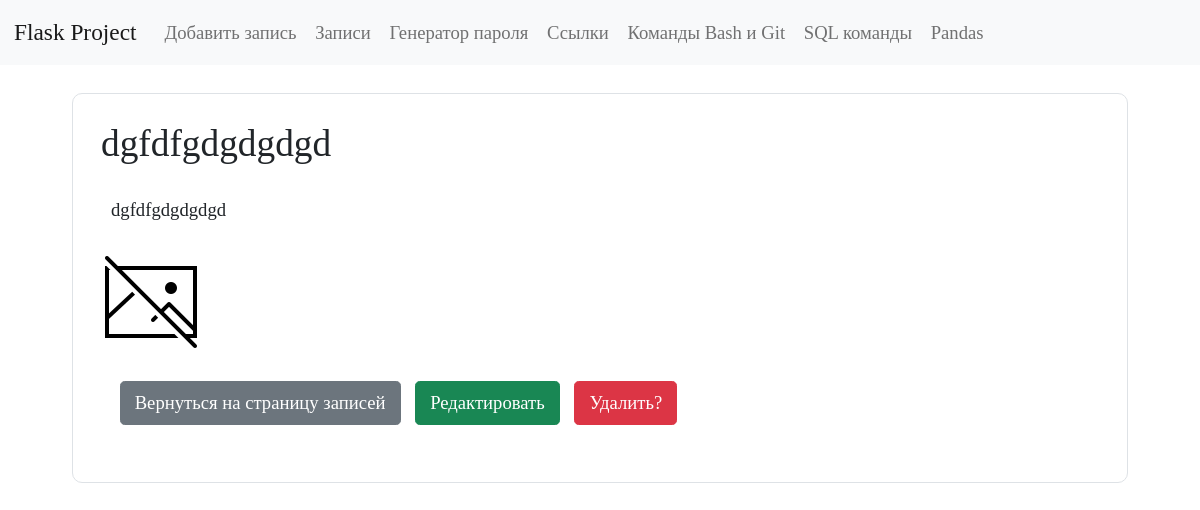
The app's page /post/56, older data.
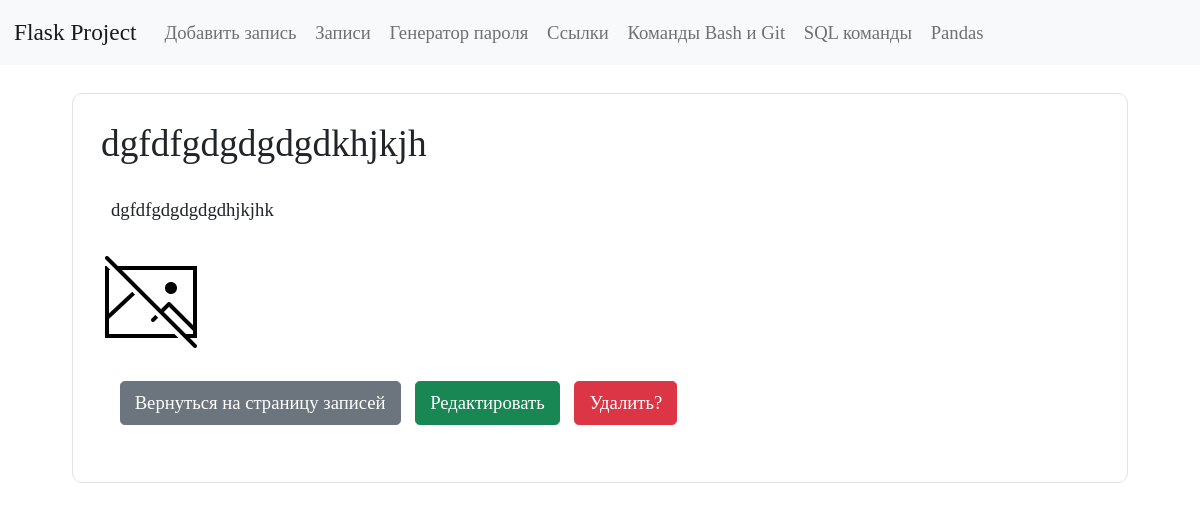
The same page, newer data.
### tables this page shows
CREATE TABLE "posts"
(
    id         INTEGER
        primary key autoincrement,
    title      TEXT not null,
    content    TEXT not null,
    image_post TEXT default 'no_image.png'
);

### app.py (the view)
@app.route("/post/<int:post_id>")
def get_post(post_id):
    conn = get_db_connection()
    post = conn.execute("SELECT id, title, content, image_post FROM posts WHERE id = ?", (post_id,)).fetchone()
    conn.close()
    return render_template("posts/post.html", post=post)

### app.py (called while the page is built)
def get_db_connection():
    conn = sqlite3.connect("database.db")
    conn.row_factory = sqlite3.Row
    return conn

### templates/posts/post.html (shortened to what this page needs)
{% extends 'base.html' %}
{% block content %}
  <div class="bd-example">
      <h2 class="pb-2">{{ post.title }}</h2>
      <p>{{ post['content'] }}</p>
      <img src="/static/images/{{ post.image_post }}" class="img-fluid" >
      <form action="{{ url_for('delete', id=post['id']) }}" method="POST" class="p-3">
         <a class="btn btn btn-secondary" href="{{ url_for('posts') }}">Вернуться на страницу записей</a>
         <a href="{{ url_for('edit_post', id=post['id']) }}" class="btn btn-success">Редактировать</a>
         <input type="submit" value="Удалить?"
            class="btn btn-danger"
            onclick="return confirm('Вы уверены что хотите удалить запись?')">
      </form>
  </div>
{% endblock %}

Row changes from the older to the newer data that the page shows:
changed posts: title "dgfdfgdgdgdgd" → "dgfdfgdgdgdgdkhjkjh"; content "dgfdfgdgdgdgd" → "dgfdfgdgdgdgdhjkjhk"
